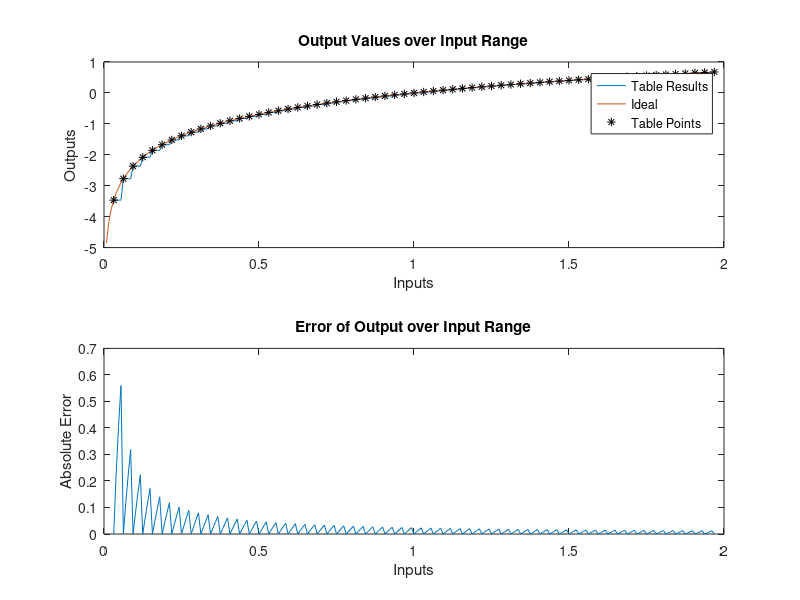
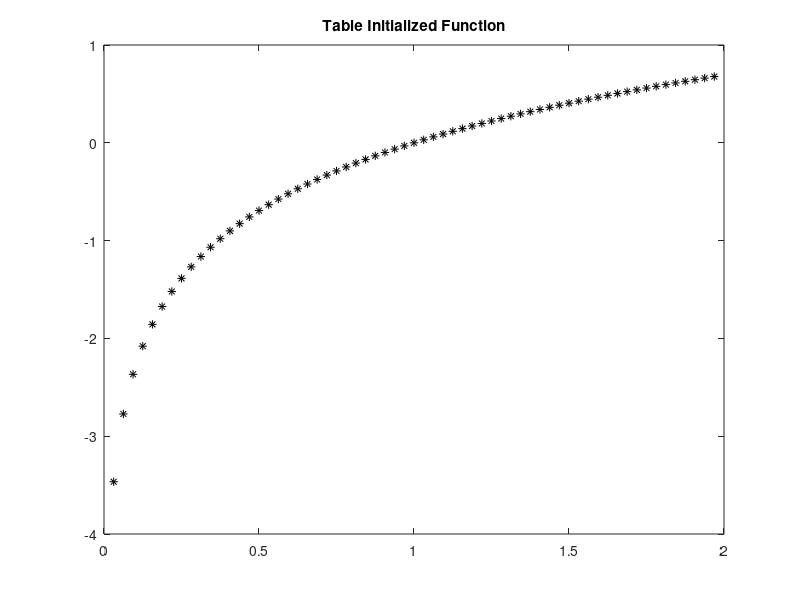

Reproduce these figures in MATLAB, in order.
% Define mask inputs
clear; close all;
W_bits = 29;                % fixed-point word size
isSigned = false;           % defines if table input is signed
F_bits = 28;                % fixed-point fractional size
errorParam = .1;            % allowed absolute error
ERR_DIAG = true;            % flag to show table init
IGOTTHIS = true;           % flag to manually define address width
ADDR_W_MANUAL = 6;          % manually defined address width
tableFnParam = "log(xIn)";  % desired function

%% LINEAR PLUT INIT SCRIPT

% Copyright 2020 Flat Earth Inc
%
% THE SOFTWARE IS PROVIDED "AS IS", WITHOUT WARRANTY OF ANY KIND, EXPRESS OR IMPLIED,
% INCLUDING BUT NOT LIMITED TO THE WARRANTIES OF MERCHANTABILITY, FITNESS FOR A PARTICULAR
% PURPOSE AND NONINFRINGEMENT. IN NO EVENT SHALL THE AUTHORS OR COPYRIGHT HOLDERS BE LIABLE
% FOR ANY CLAIM, DAMAGES OR OTHER LIABILITY, WHETHER IN AN ACTION OF CONTRACT, TORT OR OTHERWISE,
% ARISING FROM, OUT OF OR IN CONNECTION WITH THE SOFTWARE OR THE USE OR OTHER DEALINGS IN THE SOFTWARE.
%
% E. Bailey Galacci
% Flat Earth Inc
% 985 Technology Blvd
% Bozeman, MT 59718
% support@flatearthinc.com

% things to display: table size, input bounds, funtion represented, max error
% things to figure out: N_bits, Min_val, X_in table, Y_out table, error
% RAM_SIZE, table size 

if(IGOTTHIS)
    N_bits = ADDR_W_MANUAL;
else
    N_bits = 4;
    % N_bits will likely need to be updated later, until table is large enough to meet
    % accuracy standards defined by user
end;

repeatFlag = true;
while(repeatFlag)
    % Define a 2^N point log2 spaced range of inputs, from 2^(d-(2^N_bits -1)) to almost 2^(d+1), 
    % this effectively covers the user defined input range, down to a floor
    % value.
    % Signed vs Unsigned: If signed, treat word size as 1 smaller for max and
    % min inputs
    % Signed: 
    % smallest table input: -2^(W-1-F), 2's compliment, "[1, zeros(1,N-1)]"
    % step size: 2^(W-F-N)
    % largest table input: 2^(W-1-F) - 2^(W-F-N), smallest number but positive
    % and minus 1 step size, "[0, ones(1,N-1)]"
    % Unsigned: 
    % smallest table input: 0
    % step size: 2^(W-F-N)
    % largest table input: 2^(W-1-F) - 2^(W-F-N), smallest number but positive
    % and minus 1 step size, "[ones(1,N)]"
    if(isSigned)
        xIn = -2^(W_bits-1-F_bits) : 2^(W_bits-F_bits-N_bits) : 2^(W_bits-1-F_bits) - 2^(W_bits-F_bits-N_bits);
    else
        xIn = 0 : 2^(W_bits-F_bits-N_bits) : 2^(W_bits-F_bits) - 2^(W_bits-F_bits-N_bits);
    end

    % use function to define output. note: function must contain input xIn
    % within the string to work properly, and the only output of the function
    % must be Y_out.
    tableInit = eval(tableFnParam);

    RAM_SIZE = N_bits;
    figure(2); plot(xIn,tableInit, 'k*'); title('Table Initialized Function');
    maxVal = xIn(end);
    minVal = xIn(1);
    %set_param(gcb,'MaskDisplay',"disp(sprintf('Programmable Look-up Table\nMemory Used = %d samples and coeffs\nClock Rate Needed = %d Hz', FIR_Uprate*2, Max_Rate)); port_label('input',1,'data'); port_label('input',2,'valid'); port_label('input',3,'Wr_Data'); port_label('input',4,'Wr_Addr'); port_label('input',5,'Wr_En'); port_label('output',1,'data'); port_label('output',2,'valid'); port_label('output',3,'RW_Dout');")

    %%%%%%%%%% check and identify error %%%%%%%%%%%
    % Make some values for an "ideal" lookup table with lin spaced points
    if(isSigned)
        xTest = -2^(W_bits-1-F_bits) : 2^(W_bits-F_bits-N_bits-2) : 2^(W_bits-1-F_bits) - 2^(W_bits-F_bits-N_bits);
    else
        xTest = 0 : 2^(W_bits-F_bits-N_bits-2) : 2^(W_bits-F_bits) - 2^(W_bits-F_bits-N_bits);
    end
    xTemp = xIn;
    xIn = xTest;
    % identify the values of the function at xTest
    yTest = eval(tableFnParam);

    % Return table input set to xIn (already have xTemp)
    xIn = xTemp;

    % Find lookup addresses for each point in xTest
    addrTest = zeros(1,length(xTest));
    for it = 1:length(xTest)
        addrTest(it) = 2^RAM_SIZE;
        while(xTest(it) < xIn(addrTest(it)) && addrTest(it) ~= 1)
            addrTest(it) = addrTest(it) - 1;
        end
        if(addrTest(it)==0) %% sanity check for out of bounds results
            addrTest(it) = 1;
        end
    end
    
    yLow = tableInit(addrTest);

    % Check for any possible out of bounds errors (handled similarly in
    % hardware)
    addrTest(addrTest == 2^RAM_SIZE) = 2^RAM_SIZE -1;

    
    % absolute error: abs(obt-exp)
    errorFloor = abs(yTest-yLow);
    NAN_CLEANUP = isnan(errorFloor);
    errorFloor(NAN_CLEANUP) = 0;
    %errorInter = (Y_out_Ideal-y_inter)./Y_out_Ideal;
    %maxFloorErr(ix) = 100*max(abs(errorFloor(ix, 2870:9839)));
    %maxInterErr(ix) = 100*max(abs(errorInter(ix, 2870:9839)));
    maxErr = max(abs(errorFloor));
    
    %check while loop condition
    if(IGOTTHIS) 
        repeatFlag = false;
    end
    
    if(maxErr <= errorParam || N_bits > W_bits)
        repeatFlag = false;
    else
%        if(ERR_DIAG)
%            f = msgbox(sprintf('Err = %.2d, N_bits = %d', maxErr, N_bits),'Configuring PLUT','replace');
%        end
        
        % make table larger to increase accuracy
        if(maxErr > errorParam)
            N_bits = N_bits+1;
        end
    end
end%end while loop

% printout graph of table values and error test
% prinout graph of table values and error test
if(ERR_DIAG)
    figure(1); 
    f = msgbox(sprintf('Err = +/- %.2d, Ram Size = %d bits  (%d by %d)', maxErr, 2^RAM_SIZE*W_bits, 2^RAM_SIZE, W_bits),'PLUT INIT','replace');
    subplot(2,1,1); plot(xTest,yLow, xTest,yTest,xIn,tableInit,'k*'); title('Output Values over Input Range'); xlabel('Inputs'); ylabel('Outputs'); legend('Table Results','Ideal','Table Points');
    subplot(2,1,2); plot(xTest, errorFloor); title('Error of Output over Input Range'); xlabel('Inputs'); ylabel('Absolute Error');
end

% things to display: table size, floor input?, max input, accuracy
if(isSigned) % setup for 2's compliment
    tableInit = [tableInit(2^(N_bits-1)+1:end) , tableInit(1:2^(N_bits-1))];
else
    tableInit = tableInit;
end

% this line uncommented in the mask
% set_param(gcb,'MaskDisplay',"disp(sprintf(['Programmable Look-Up Table\nMemory Used = %d bits \n' tableFnParam ': %d <= x <= %d \n Maximum Error: %.2d'], 2^RAM_SIZE*W_bits, minVal, maxVal, maxErr)); port_label('input',1,'Data_In'); port_label('input',2,'Table_Wr_Data'); port_label('input',3,'Table_Wr_Addr'); port_label('input',4,'Table_Wr_En'); port_label('output',1,'Data_Out'); port_label('output',2,'Table_RW_Dout');")

